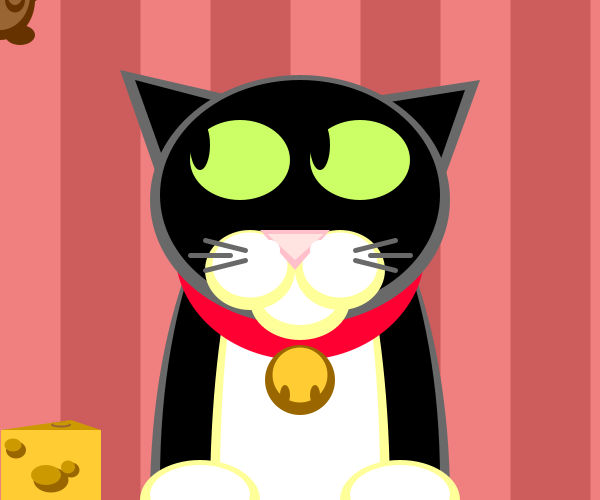
Frame 1 (no input)
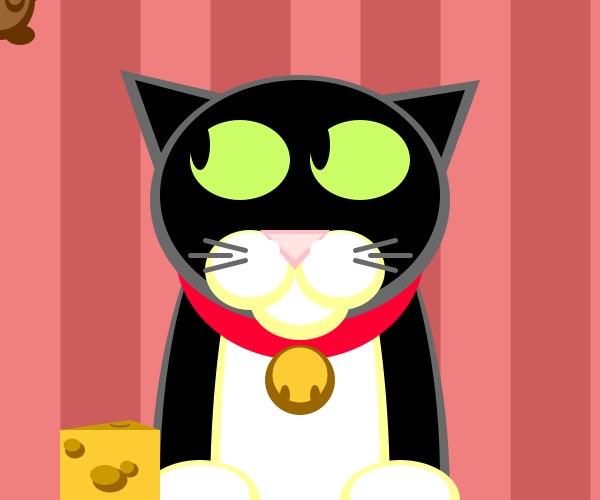
Frame 60 (the mouse pressed at the canvas centre just before this capture)
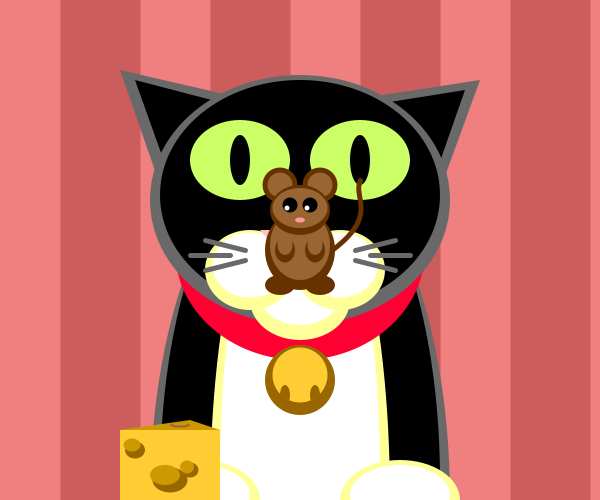
Frame 120 (the mouse held since frame 60 and released just before this capture)

The Processing sketch that drew these frames (run headless with seeded random() and noise(); from frame 60 on, the mouse is pressed at the canvas centre):

// Processing sketch: processing_19884
// ── processing_19884.pde

float eyeWidth = 100;
float eyeHeight = 80;
float pupilWidth = 20;
float pupilHeight = 50;
float eyeTop = 160;
float leyeHeight = 240;
float reyeHeight = 360;

float mEyeWidth = 15;
float mPupilWidth = 5;

int i = 0;

boolean goRight = true;

void setup () {
  size (600, 500);
}

void draw ()  {



background (240, 128, 128);
smooth ();
stroke (205, 92, 92);
strokeWeight (80);
line (100, 0, 100, 500);
line (250, 0, 250, 500);
line (400, 0, 400, 500);
line (550, 0, 550, 500);
//wallpaper
noStroke ();
fill (105, 105, 105);
triangle (250, 100, 200, 300, 120, 70);
fill (000, 000, 000);
triangle (250, 110, 210, 290, 135, 80);
//left ear
fill (105, 105, 105);
triangle (480, 80, 400, 300, 350, 100);
fill (000, 000, 000);
triangle (465, 90, 395, 290, 340, 110);
//right ear
fill (105, 105, 105);
ellipse (width/2, 500, 300, 700);
fill (000, 000, 000);
ellipse (width/2, 480, 280, 680);
//body
fill (255, 255, 153);
ellipse (width/2, 500, 180, 700);
fill (255, 255, 255);
ellipse (width/2, 480, 160, 680);
//chest fur
fill (255, 0, 51);
ellipse (width/2, 250, 250, 220);
fill (153, 102, 0);
ellipse (width/2, 380, 70, 70);
fill (255, 204, 51);
ellipse (width/2, 375, 55, 55);
fill (153, 102, 0);
ellipse ((width/2)-15, 395, 10, 20);
ellipse ((width/2)+15, 395, 10, 20);
//collar
fill (105, 105, 105);
ellipse (width/2, 200, 300, 250);
fill (000, 000, 000);
ellipse (width/2, 195, 280, 230);
//head
fill (255, 255, 153);
ellipse (width/2, 300, 100, 80);
fill (255, 255, 255);
ellipse (width/2, 295, 80, 60);
//chin
fill (255, 255, 153);
ellipse (250, 270, 90, 80);
fill (255, 255, 255);
ellipse (250, 265, 75, 65);
stroke (105, 105, 105);
strokeWeight (5);
line (245, 250, 205, 240);
line (230, 255, 190, 255);
line (245, 260, 205, 270);
//left jowl
noStroke ();
fill (255, 255, 153);
ellipse (340, 270, 90, 80);
fill (255, 255, 255);
ellipse (340, 265, 75, 65);
strokeWeight (5);
stroke (105, 105, 105);
line (355, 250, 395, 240);
line (370, 255, 410, 255);
line (355, 260, 395, 270);

//right jowl


noStroke ();
fill (255, 192, 203);
triangle (295, 270, 260, 230, 330, 230);
fill (255, 228, 225);
triangle (295, 260, 267, 234, 324, 234);
//nose
fill (255, 255, 255);
ellipse (270, 250, 20, 20);
ellipse (320, 250, 20, 20);
//nostrils
fill (255, 255, 153);
ellipse (width/3, height, 120, 80);
fill (255, 255, 255);
ellipse (width/3, 495, 100, 60);
//foot one
fill (255, 255, 153);
ellipse (400, height, 120, 80);
fill (255, 255, 255);
ellipse (400, 495, 100, 60);
//foot two
fill (204, 255, 102);
ellipse (240, 160, 100, 80);
ellipse (360, 160, 100, 80);
//eyeballs
float mousePercentX = (mouseX/float(width));
float LpupilX = (-1*(eyeWidth/2))+(leyeHeight)+(pupilWidth/2)+(80*mousePercentX);
float pupilY = ((-1*(eyeHeight/2)+eyeTop)+(pupilHeight/2)+(30*(mouseY/float(height))));
float RpupilX = (-1*(eyeWidth/2))+(reyeHeight)+(pupilWidth/2)+(80*mousePercentX);
fill (000, 000, 000);
ellipse (LpupilX, pupilY, pupilWidth, pupilHeight);
ellipse (RpupilX, pupilY, pupilWidth, pupilHeight);
//pupil









fill (102, 51, 0);
ellipse ((mouseX)-20, (mouseY)+35, 30, 20);
ellipse ((mouseX)+20, (mouseY)+35, 30, 20);
//feet

noFill ();
stroke (102, 51, 0);
strokeWeight (5);
bezier (mouseX, (mouseY)+20, (mouseX)+90, (mouseY)-30, (mouseX)+50, (mouseY)-50, (mouseX)+60, (mouseY)-70);
//tail

fill (102, 51, 0);
noStroke ();
ellipse (mouseX, mouseY, 70, 80);
fill (153, 102, 51);
ellipse (mouseX, (mouseY)-5, 60, 70);
//body

fill (102, 51, 0);
ellipse ((mouseX)-20, (mouseY)-65, 35, 35);
fill (153, 102, 51);
ellipse ((mouseX)-20, (mouseY)-65, 25, 25);
//left ear

fill (102, 51, 0);
ellipse ((mouseX)+20, (mouseY)-65, 35, 35);
fill (153, 102, 51);
ellipse ((mouseX)+20, (mouseY)-65, 25, 25);
//right ear

fill (102, 51, 0);
ellipse (mouseX, (mouseY)-40, 60, 50);
fill (153, 102, 51);
ellipse (mouseX, (mouseY)-42, 55, 40);
//head

fill (000, 000, 000);
ellipse ((mouseX)-10, (mouseY)-45, 15, 15);
ellipse ((mouseX)+10, (mouseY)-45, 15, 15);
//eyes
float cheesePercentX = (i/float(width));
float percentDifference = cheesePercentX-mousePercentX;
if ( percentDifference  > 0.50 ) {
  percentDifference = 0.50;
} else if ( percentDifference < -0.50 ) {
  percentDifference = -0.50;
}
fill (255, 255, 255);
//ellipse ((-1*(mEyeWidth/2))+(mouseX)+(-1*(mPupilWidth/2))-5, (mouseY)-42, 5, 5);
//ellipse ((mouseX)+10, (mouseY)-42, 5, 5);
float mouseLeftEyeBegin = (((-1*10)+mouseX)+(10*(percentDifference)));
//println ("multiplier" + (15*(i/float(width))));
ellipse (mouseLeftEyeBegin, (mouseY)-42, 5, 5);

//ellipse (((mEyeWidth/2)+10)+(mouseX)+((mPupilWidth/2)-5), (mouseY)-42, 5, 5);
float mouseRightEyeBegin = (((mouseX)+10)+(10*(percentDifference)));
ellipse (mouseRightEyeBegin, (mouseY)-42, 5, 5);
//pupils

/*((-1*(mEyeWidth/2))+(mouseX)+(-1*(mPupilWidth/2))-5)+*/

//ellipse (-1*(mEyeWidth/2)+(width/2)+mPupilWidth/2, height/2, 5, 5);
//ellipse ((mEyeWidth/2)+(width/2)-mPupilWidth/2, height/2, 5, 5);

/*float mPupilX = (-1*mEyeWidth/2); //far left position
+mEyeWidth+  //width of the eye
(mPupilWidth/2)+  //width of the pupil
(15*(mouseX/float(width))))  //percent of the screen the pupil is moving in
*/

//println ( "mouseX: " + mouseX);
//println ((mouseX)+(-1)*(mEyeWidth/2)

fill (255,153, 153);
ellipse (mouseX, (mouseY)-30, 10, 5);
//nose

fill (102, 51, 0);
ellipse ((mouseX)-15, (mouseY), 20, 25);
fill (153, 102, 51);
ellipse ((mouseX)-15, (mouseY)-5, 15, 20);
//left paw

fill (102, 51, 0);
ellipse ((mouseX)+15, (mouseY), 20, 25);
fill (153, 102, 51);
ellipse ((mouseX)+15, (mouseY)-5, 15, 20);
//right paw

if ( goRight == true ) {
  i++;
  if ( i == 500 ) {
    goRight = false;
  }
} else {
  i--;
  if (i == 0) {
    goRight = true;
  }
}
//for (int i = 0; i<600; i++) {
  fill (255, 204, 51);
rect (i, 430, 100, 70);
fill (204, 153, 0);
triangle (0+i, 430, i+100, 430, i+70, 420);
fill (153, 102, 0);
ellipse (i+15, 450, 20, 17);
fill (204, 153, 00);
ellipse (i+12, 445, 17, 13);
fill (153, 102, 0);
ellipse (i+50, 480, 35, 25);
fill (204, 153, 00);
ellipse (i+45, 475, 30, 20);
fill (153, 102, 0);
ellipse (i+70, 470, 17, 15);
fill (204, 153, 00);
ellipse (i+67, 467, 14, 13);
fill (153, 102, 51);
ellipse (i+60, 425, 20, 5);
fill (204, 153, 00);
ellipse (i+60, 424, 16, 3);
//}
//cheese
}
    
